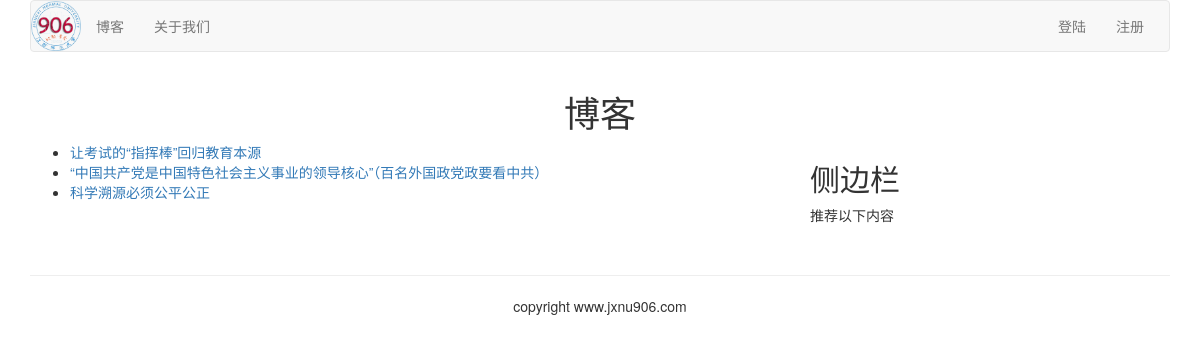
Screenshot of /blog/ with the database file from the repository.
### blog/models.py (models this page shows, shortened)
class BlogArticles(models.Model):
    title = models.CharField(max_length=300)
    author = models.ForeignKey(User, related_name='blog_posts', on_delete=models.CASCADE)
    body = models.TextField()
    publish = models.DateTimeField(default=timezone.now)
    class Meta:
        ordering = ("-publish", )

### blog/views.py (the view)
def blog_title(request):
    blogs = BlogArticles.objects.all()
    return render(request, "blog/titles.html", {'blogs': blogs})

### templates/blog/titles.html (shortened to what this page needs)
{% extends "base.html" %}
{% block content %}
<div class="row text-center vertical-middle-sm">
    <h1>博客</h1>
</div>
<div class="row">
    <div class="col-xs-12 col-md-8">
        <ul>
            {% for blog in blogs %}
                <li><a href="/blog/{{ blog.id }}">{{ blog.title }}</a></li>
            {% endfor %}
        </ul>
    </div>
    <div class="col-xs-6 col-md-4">
        <h2>侧边栏</h2>
        <p>推荐以下内容</p>
    </div>
</div>
{% endblock %}

### rows the page displays
BlogArticles: title "让考试的“指挥棒”回归教育本源"
BlogArticles: title "“中国共产党是中国特色社会主义事业的领导核心”（百名外国政党政要看中共）"
BlogArticles: title "科学溯源必须公平公正"
